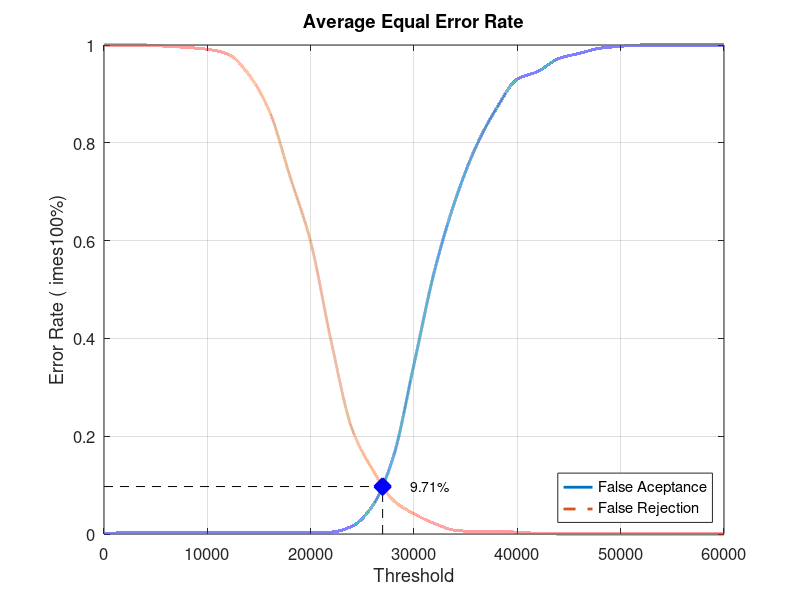
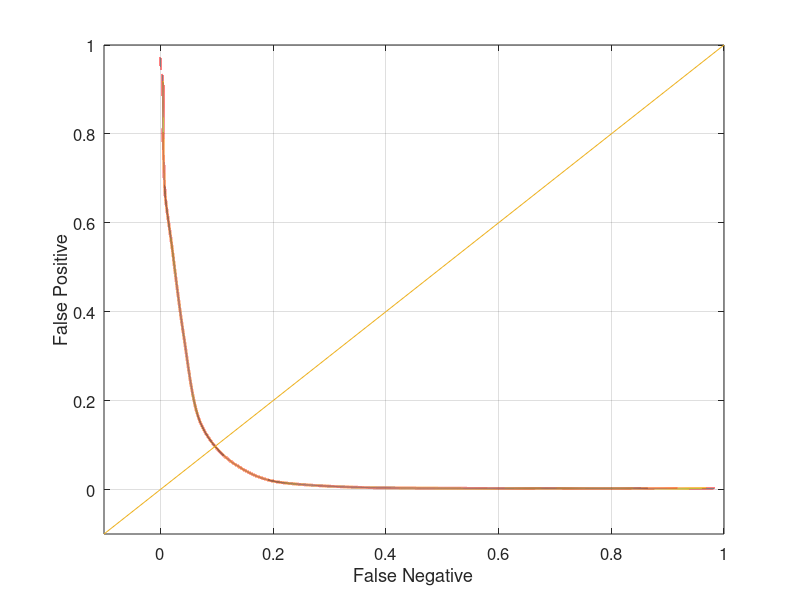

These figures' MATLAB source, in order:
close all;
clear;
clc;
x = 0:2000:60000;
xq = 0:0.5:60000;

y0 = [0 0.00263158 0.00263158 0.00263158 0.00263158 0.00263158 0.00263158 0.00263158 0.00263158 0.00263158 0.00263158 0.00394737 0.0157895 0.0578947 0.157895 0.347368 0.539474 0.682895 0.792105 0.871053 0.930263 0.946053 0.972368 0.982895 0.993421 0.997368 1 1 1 1 1]
yy0 = interp1(x, y0, xq, 'pchip');
y1 = [1 1 1 0.9975 0.995 0.99125 0.98125 0.94 0.865 0.73125 0.5975 0.3925 0.215 0.13125 0.06875 0.04125 0.02125 0.0075 0.005 0.005 0.00375 0.00125 0 0 0 0 0 0 0 0 0]
yy1 = interp1(x, y1, xq, 'pchip');

% Calculating EER: 
y2 = abs(y0 - y1);
find(y2 == min(y2))
yy2 = abs(yy0 - yy1);
xEER = find(yy2 == min(yy2));
xEERIndex = xq(xEER) % X-axis EER
yEER = yy0(xEER) % Y-axis EER

main = figure
plot(xq, yy0,'-','LineWidth', 2);	hold on
plot(xq, yy1,'--','LineWidth', 2);	hold on
plot([xEERIndex xEERIndex], [0 yEER], 'k--');	hold on
plot([0 xEERIndex], [yEER yEER], 'k--');	hold on
plot(xEERIndex, yEER, 'bx', 'LineWidth', 10);	hold on
text(xEERIndex + 10 * xEERIndex / 100, yEER, [num2str(round((10000 * yEER)) / 100) '%'])
legend('False Aceptance', 'False Rejection', 'Location', 'SouthEast')
xlabel('Threshold')
ylabel('Error Rate (	imes100%)')
title('Average Equal Error Rate')
set(gca, 'FontSize', 12)
axis([0 60000 0 1])
grid on

print(main, 'Experiment2AverageMain', '-dpng');
FNRxFPR = figure('Color', [1 1 1]);
plot(yy1, yy0, '-', yy1, yy0, 'LineWidth', 2);
hold on
y = -0.1:0.1:1
plot(y, y); 
set(gca, 'FontSize', 12)
xlabel('False Negative')
ylabel('False Positive')
axis([-0.1 1 -0.1 1])
set(gca, 'FontSize', 12)
grid on

print(FNRxFPR, 'Experiment2AverageFNRxFPR','-dpng');
